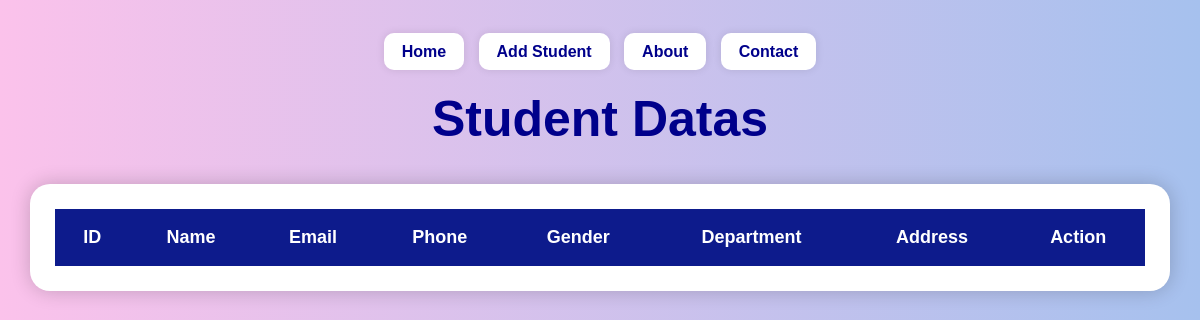
The app's page /result/, older data.
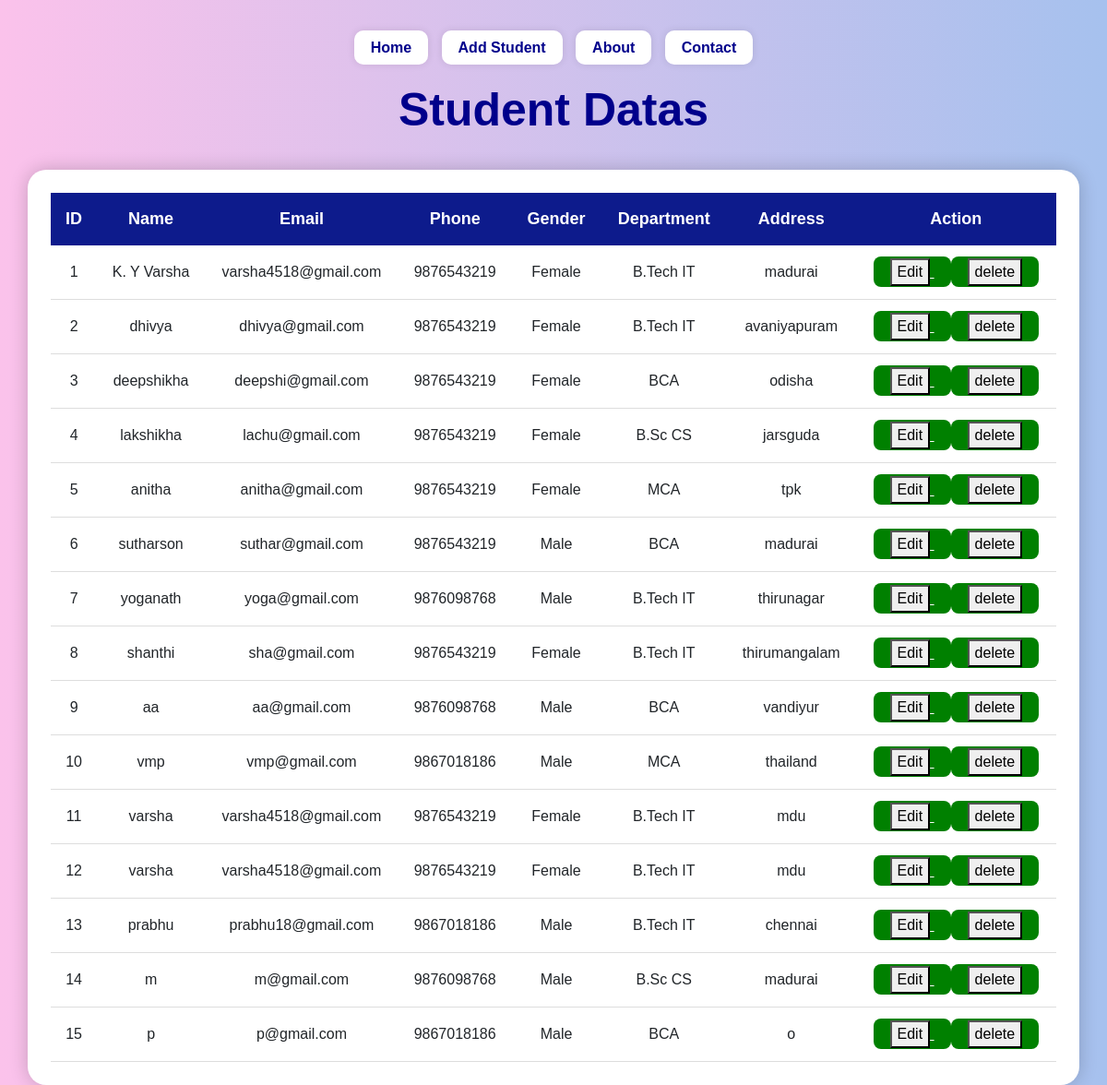
The same page, newer data.
### myapp/models.py (models this page shows, shortened)
class Student(models.Model):
    name = models.CharField(max_length=100)
    email = models.EmailField()
    phone = models.CharField(max_length=15)
    gender = models.CharField(max_length=10)
    department = models.CharField(max_length=50)
    address = models.TextField()

### myapp/views.py (the view)
# urls.py: path('result/', views.result, name='result'),
def result(request):
    result = Student.objects.all()
    return render(request, 'result.html', {"result": result})

### myapp/templates/result.html (shortened to what this page needs)
{% load static %}
<!DOCTYPE html>
<html lang="en">
<head>
    <link href="https://cdn.jsdelivr.net/npm/bootstrap@5.3.3/dist/css/bootstrap.min.css" rel="stylesheet">
</head>
<body>
<div class="main-box">
    <div class="top-links">
        <a href="{% url 'index' %}">Home</a>
        <a href="{% url 'stdform' %}">Add Student</a>
        <a href="{% url 'about' %}">About</a>
        <a href="{% url 'contact' %}">Contact</a>
    </div>
    <h1>Student Datas</h1>
    <div class="table-box">
        <table>
            <tr>
                <th>ID</th>
                <th>Name</th>
                <th>Email</th>
                <th>Phone</th>
                <th>Gender</th>
                <th>Department</th>
                <th>Address</th>
                <th>Action</th>
            </tr>
            {% for i in result %}
            <tr>
                <td>{{ i.id }}</td>
                <td>{{ i.name }}</td>
                <td>{{ i.email }}</td>
                <td>{{ i.phone }}</td>
                <td>{{ i.gender }}</td>
                <td>{{ i.department }}</td>
                <td>{{ i.address }}</td>
                <td>
                    <a href="{% url 'edit' i.id %}" class="edit-btn">
                        <button>Edit</button>
                        <a href="{% url 'delete' i.id %}" class="edit-btn">
                        <button>delete</button>
                    </a>
                </td>
            </tr>
            {% endfor %}
        </table>
    </div>
</div>
</body>
</html>

### myapp/templates/result.html (style rules this page uses)
body { background: linear-gradient(to right,#fbc2eb,#a6c1ee); min-height: 100vh; font-family: Arial, Helvetica, sans-serif; }
.main-box { width: 95%; margin: auto; padding-top: 40px; }
h1 { text-align: center; color: darkblue; font-size: 50px; font-weight: bold; margin-bottom: 35px; }
.table-box { background: white; padding: 25px; border-radius: 20px; box-shadow: 0px 0px 20px rgba(0,0,0,0.2); overflow-x: auto; }
table { width: 100%; border-collapse: collapse; }
th { background: #0d1b8c; color: white; padding: 15px; text-align: center; font-size: 18px; }
td { padding: 14px; text-align: center; border-bottom: 1px solid #ddd; font-size: 16px; }
.edit-btn { background: green; color: white; border: none; padding: 8px 18px; border-radius: 8px; font-weight: bold; }
.top-links { text-align: center; margin-bottom: 25px; }
.top-links a { text-decoration: none; background: white; padding: 10px 18px; border-radius: 10px; margin: 5px; color: darkblue; font-weight: bold; box-shadow: 0px 0px 8px rgba(0,0,0,0.1); }

Row changes from the older to the newer data that the page shows:
added Student: id "1", name "K. Y Varsha", email "varsha4518@gmail.com", phone "9876543219", gender "Female", department "B.Tech IT", address "madurai"
added Student: id "2", name "dhivya", email "dhivya@gmail.com", phone "9876543219", gender "Female", department "B.Tech IT", address "avaniyapuram"
added Student: id "3", name "deepshikha", email "deepshi@gmail.com", phone "9876543219", gender "Female", department "BCA", address "odisha"
added Student: id "4", name "lakshikha", email "lachu@gmail.com", phone "9876543219", gender "Female", department "B.Sc CS", address "jarsguda"
added Student: id "5", name "anitha", email "anitha@gmail.com", phone "9876543219", gender "Female", department "MCA", address "tpk"
added Student: id "6", name "sutharson", email "suthar@gmail.com", phone "9876543219", gender "Male", department "BCA", address "madurai"
added Student: id "7", name "yoganath", email "yoga@gmail.com", phone "9876098768", gender "Male", department "B.Tech IT", address "thirunagar"
added Student: id "8", name "shanthi", email "sha@gmail.com", phone "9876543219", gender "Female", department "B.Tech IT", address "thirumangalam"
added Student: id "9", name "aa", email "aa@gmail.com", phone "9876098768", gender "Male", department "BCA", address "vandiyur"
added Student: id "10", name "vmp", email "vmp@gmail.com", phone "9867018186", gender "Male", department "MCA", address "thailand"
added Student: id "11", name "varsha", email "varsha4518@gmail.com", phone "9876543219", gender "Female", department "B.Tech IT", address "mdu"
added Student: id "12", name "varsha", email "varsha4518@gmail.com", phone "9876543219", gender "Female", department "B.Tech IT", address "mdu"
added Student: id "13", name "prabhu", email "prabhu18@gmail.com", phone "9867018186", gender "Male", department "B.Tech IT", address "chennai"
added Student: id "14", name "m", email "m@gmail.com", phone "9876098768", gender "Male", department "B.Sc CS", address "madurai"
added Student: id "15", name "p", email "p@gmail.com", phone "9867018186", gender "Male", department "BCA", address "o"
